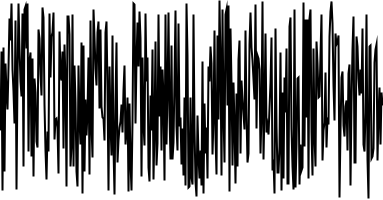
Frame 1 (no input)
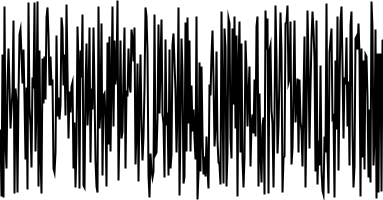
Frame 2 (the mouse pressed at the canvas centre, redrawn once)

The Processing sketch that drew these frames (run headless with seeded random() and noise(); the mouse was pressed at the canvas centre and the sketch redrawn once):

// Processing sketch: random_graph
// ── random_graph.pde
void setup() {
    size(383, 200);
    smooth();
}


void draw() {
    background(255);
    noFill();
    stroke(0);
    strokeWeight(2);
    beginShape();
    for (int i = 0; i < width; i++) {
        float y = random(height);
        vertex(i, y);
    }
    endShape();
    noLoop();
}
